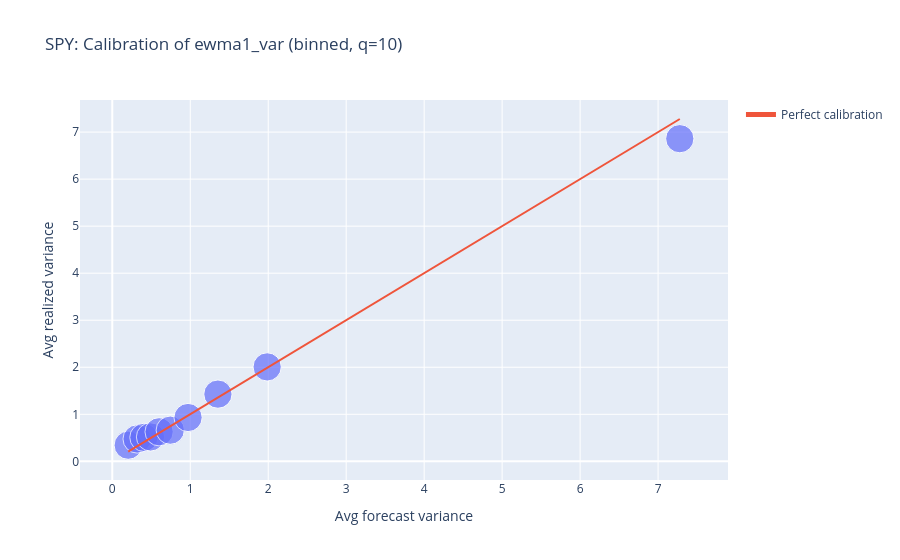
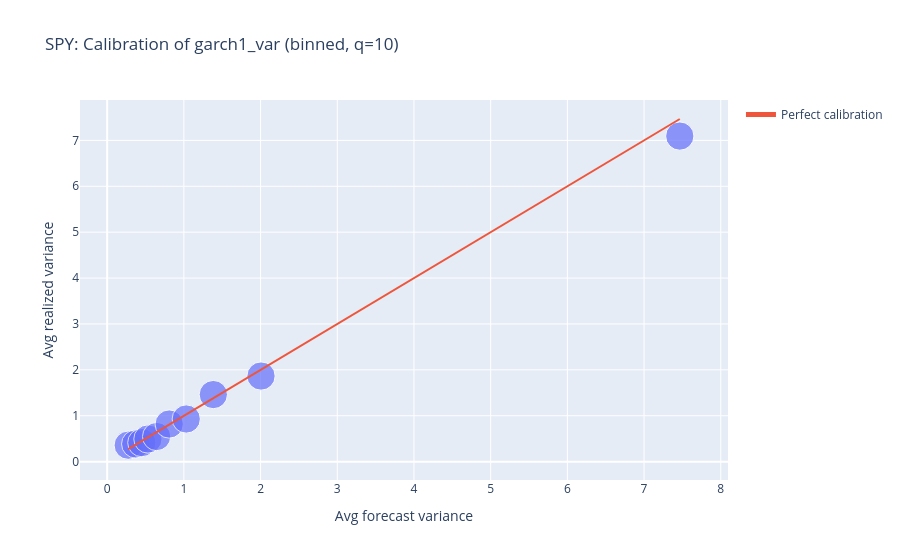
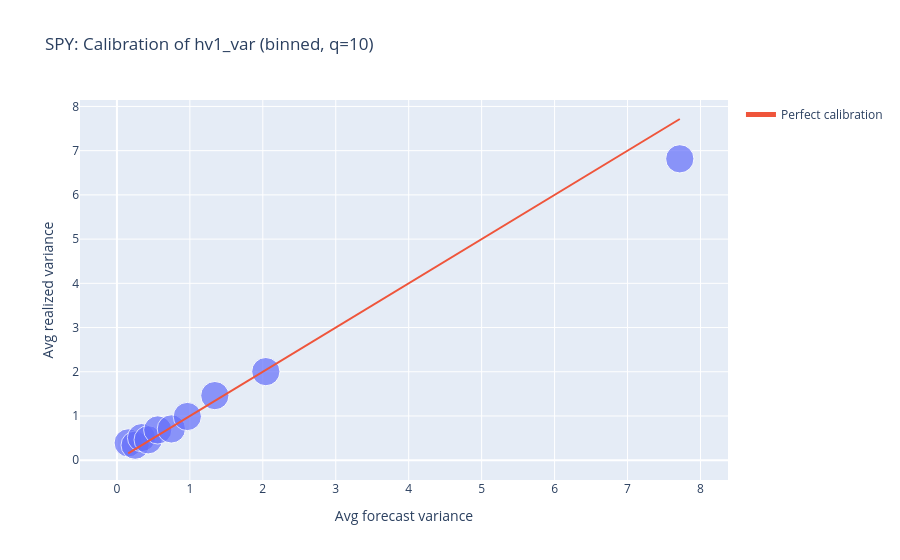

The cell these charts' notebook holds for them, in order:
### Code cell
import plotly.express as px

def calibration_plot(df, ticker, model, target="rv1_var", eval_start="2005-01-01", q=10):
    d = df[(df["ticker"] == ticker) & (df["date"] >= pd.to_datetime(eval_start))].copy()
    d = d.dropna(subset=[model, target])

    # Quantile bins of the forecast (each bin has ~equal number of points)
    d["bin"] = pd.qcut(d[model], q=q, labels=False, duplicates="drop")

    # Compare average forecast vs average realized within each bin
    cal = d.groupby("bin").agg(
        forecast_mean=(model, "mean"),
        realized_mean=(target, "mean"),
        n=(target, "size")
    ).reset_index()

    fig = px.scatter(
        cal, x="forecast_mean", y="realized_mean", size="n",
        title=f"{ticker}: Calibration of {model} (binned, q={q})",
        labels={"forecast_mean":"Avg forecast variance", "realized_mean":"Avg realized variance"}
    )
    # 45-degree line (perfect calibration)
    lo = min(cal["forecast_mean"].min(), cal["realized_mean"].min())
    hi = max(cal["forecast_mean"].max(), cal["realized_mean"].max())
    fig.add_trace(go.Scatter(x=[lo, hi], y=[lo, hi], mode="lines", name="Perfect calibration"))
    fig.show()

calibration_plot(df_g, "SPY", "ewma1_var")
calibration_plot(df_g, "SPY", "garch1_var")
calibration_plot(df_g, "SPY", "hv1_var")

### Figure 1 — Plotly figure (JSON) as saved in the notebook; plotly's stock layout.template omitted (floating-point values rounded to 4 significant figures)
{"data": [{"hovertemplate": "Avg forecast variance=%{x}<br>Avg realized variance=%{y}<br>n=%{marker.size}<extra></extra>", "legendgroup": "", "marker": {"color": "#636efa", "size": [533, 533, 532, 533, 532, 533, 532, 533, 532, 533], "sizemode": "area", "sizeref": 1.333, "symbol": "circle"}, "mode": "markers", "name": "", "orientation": "v", "showlegend": false, "type": "scatter", "x": [0.2041, 0.3184, 0.4055, 0.4901, 0.6001, 0.7435, 0.9717, 1.355, 1.986, 7.278], "xaxis": "x", "y": [0.3432, 0.4751, 0.5094, 0.5187, 0.6281, 0.6624, 0.9317, 1.429, 2.008, 6.86], "yaxis": "y"}, {"mode": "lines", "name": "Perfect calibration", "type": "scatter", "x": [0.2041, 7.278], "y": [0.2041, 7.278]}], "layout": {"legend": {"itemsizing": "constant", "tracegroupgap": 0}, "title": {"text": "SPY: Calibration of ewma1_var (binned, q=10)"}, "xaxis": {"anchor": "y", "domain": [0, 1], "title": {"text": "Avg forecast variance"}}, "yaxis": {"anchor": "x", "domain": [0, 1], "title": {"text": "Avg realized variance"}}}}

### Figure 2 — Plotly figure (JSON) as saved in the notebook; plotly's stock layout.template omitted (floating-point values rounded to 4 significant figures)
{"data": [{"hovertemplate": "Avg forecast variance=%{x}<br>Avg realized variance=%{y}<br>n=%{marker.size}<extra></extra>", "legendgroup": "", "marker": {"color": "#636efa", "size": [533, 533, 532, 533, 532, 533, 532, 533, 532, 533], "sizemode": "area", "sizeref": 1.333, "symbol": "circle"}, "mode": "markers", "name": "", "orientation": "v", "showlegend": false, "type": "scatter", "x": [0.2742, 0.3716, 0.4514, 0.5311, 0.6444, 0.8084, 1.031, 1.384, 2.006, 7.466], "xaxis": "x", "y": [0.3582, 0.3852, 0.413, 0.4928, 0.5469, 0.8192, 0.9288, 1.461, 1.865, 7.094], "yaxis": "y"}, {"mode": "lines", "name": "Perfect calibration", "type": "scatter", "x": [0.2742, 7.466], "y": [0.2742, 7.466]}], "layout": {"legend": {"itemsizing": "constant", "tracegroupgap": 0}, "title": {"text": "SPY: Calibration of garch1_var (binned, q=10)"}, "xaxis": {"anchor": "y", "domain": [0, 1], "title": {"text": "Avg forecast variance"}}, "yaxis": {"anchor": "x", "domain": [0, 1], "title": {"text": "Avg realized variance"}}}}

### Figure 3 — Plotly figure (JSON) as saved in the notebook; plotly's stock layout.template omitted (floating-point values rounded to 4 significant figures)
{"data": [{"hovertemplate": "Avg forecast variance=%{x}<br>Avg realized variance=%{y}<br>n=%{marker.size}<extra></extra>", "legendgroup": "", "marker": {"color": "#636efa", "size": [533, 533, 532, 533, 532, 533, 532, 533, 532, 533], "sizemode": "area", "sizeref": 1.333, "symbol": "circle"}, "mode": "markers", "name": "", "orientation": "v", "showlegend": false, "type": "scatter", "x": [0.1549, 0.2498, 0.3375, 0.4282, 0.56, 0.7463, 0.9656, 1.342, 2.041, 7.716], "xaxis": "x", "y": [0.392, 0.3398, 0.5106, 0.4614, 0.6849, 0.7075, 0.9885, 1.461, 2.004, 6.816], "yaxis": "y"}, {"mode": "lines", "name": "Perfect calibration", "type": "scatter", "x": [0.1549, 7.716], "y": [0.1549, 7.716]}], "layout": {"legend": {"itemsizing": "constant", "tracegroupgap": 0}, "title": {"text": "SPY: Calibration of hv1_var (binned, q=10)"}, "xaxis": {"anchor": "y", "domain": [0, 1], "title": {"text": "Avg forecast variance"}}, "yaxis": {"anchor": "x", "domain": [0, 1], "title": {"text": "Avg realized variance"}}}}
